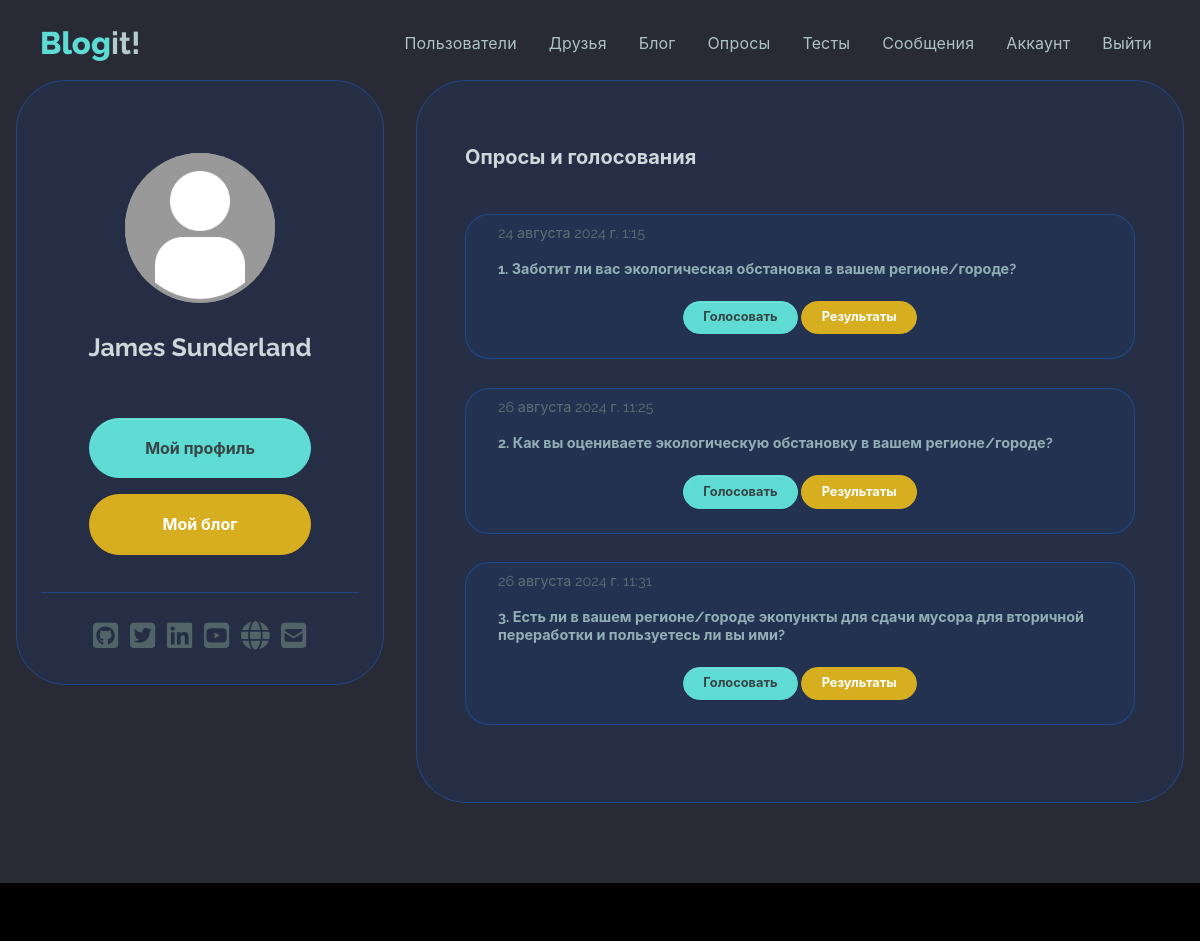
The app's page /polls/ (signed in) with its own data.
### users/models.py (models this page shows, shortened)
class Profile(models.Model):
    user = models.OneToOneField(User, on_delete=models.CASCADE)
    name = models.CharField(max_length=50, blank=True, null=True)
    email = models.EmailField(max_length=50,  blank=True, null=True)
    username = models.CharField(max_length=50, blank=True, null=True)
    summary = models.CharField(max_length=100, blank=True, null=True)
    city = models.CharField(max_length=20, blank=True, null=True)
    profession = models.CharField(max_length=50, blank=True, null=True)
    about = models.TextField(blank=True, null=True)
    image = models.ImageField(null=True, blank=True, upload_to='profile_images', default='profile_images/default.jpg')
    github = models.CharField(max_length=100, default='https://github.com')
    twitter = models.CharField(max_length=100,  default='https://twitter.com')
    linkedin = models.CharField(max_length=100, default='https://linkedin.com')
    youtube = models.CharField(max_length=100, default='https://youtube.com')
    website = models.CharField(max_length=100, default='https://mysite.com')
    created = models.DateTimeField(auto_now_add=True)
    follows = models.ManyToManyField('self', related_name='followed_by', symmetrical=False, blank=True)
    class Meta:
        ordering = ['created']
        verbose_name = 'Профиль'
        verbose_name_plural = 'Профили'

### polls/models.py (models this page shows, shortened)
class Question(models.Model):
    name = models.CharField(max_length=300)
    published = models.DateTimeField(auto_now_add=True)
    class Meta:
        ordering = ['published']
        verbose_name = 'Вопрос'
        verbose_name_plural = 'Вопросы'

### polls/views.py (the view)
# urls.py: path('polls/', views.questions, name='questions'),
@login_required()
def questions(request):
    profile = request.user.profile
    questions = Question.objects.all()
    custom_range, questions = paginateObjects(request, questions, 3)
    context = {'questions': questions, 'custom_range': custom_range, 'profile': profile}
    return render(request, 'polls/questions.html', context)

### users/utils.py (called while the page is built)
def paginateObjects(request, objects, results):
    page = request.GET.get('page')
    paginator = Paginator(objects, results)
    try:
        objects = paginator.page(page)
    except PageNotAnInteger:
        page = 1
        objects = paginator.page(page)
    except EmptyPage:
        page = paginator.num_pages
        objects = paginator.page(page)
    leftIndex = (int(page) - 4)
    if leftIndex < 1:
        leftIndex = 1
    rightIndex = (int(page) + 5)
    if rightIndex > paginator.num_pages:
        rightIndex = paginator.num_pages + 1
    custom_range = range(leftIndex, rightIndex)
    return custom_range, objects

### polls/templates/polls/questions.html (shortened to what this page needs)
{% extends 'base.html' %}
{% block content %}
    <section>
        <main class="mt-5 mb-5">
            <div class="container">
                <div class="main-body">
                    <div class="row">
                        <div class="col-lg-4">
                            <div class="card p-3 card-soft-primary">
                                <div class="card-body">
                                    <div class="d-flex flex-column align-items-center text-center">
                                        <div class="profile-image-wrapper mt-5">
                                            <div class="profile-image">
                                                <img src="{{ profile.image.url }}" alt="profile" />
                                            </div>
                                        </div>
                                        <div class="mt-1">
                                            <h5 class="fw-bold fs-2 text-200 mb-5 text-center">{{ profile.name }}</h5>
                                            <div class="text-center">
                                                <div class="col-12 d-grid">
                                                    <div class="text-center">
                                                        <a class="btn btn-primary rounded-pill my-2 col-9"
                                                           href="{% url 'account' %}">Мой профиль</a>
                                                        <a class="btn btn-warning rounded-pill my-2 col-9"
                                                           href="{% url 'blog:my-blog' %}">Мой блог</a>
                                                    </div>
                                                </div>
                                            </div>
                                        </div>
                                    </div>
                                    <hr class="my-4">
                                    <div class="text-center">{% include 'socials.html' %}</div>
                                </div>
                            </div>
                        </div>
                        <div class="col-lg-8">
                            <div class="card p-3 h-100 card-soft-primary">
                                <div class="profile-card-body">
                                    <div class="row mb-3">
                                        <div class="col-12">
                                            <h6 class="fw-bold fs-1 text-200 my-3">Опросы и голосования</h6>
                                        </div>
                                    </div>
                                    <div>
                                        {% for question in questions %}
                                            <div class="message-card card-soft-primary mt-4">
                                                <div class="card-body px-4">
                                                    <span class="text-end">{{ question.published }}</span>
                                                    <h6 class="fs--1 text-400 py-3">{{ question.name }}</h6>
                                                    <div class="text-center mb-3">
                                                        <a href="{% url 'polls:question' question.id %}"
                                                           class="btn btn-primary rounded-pill btn-sm">Голосовать</a>
                                                        <a href="{% url 'polls:results' question.id %}"
                                                           class="btn btn-warning rounded-pill btn-sm">Результаты</a>
                                                    </div>
                                                </div>
                                            </div>
                                        {% endfor %}
                                    </div>
                                </div>
                            </div>
                        </div>
                    </div>
                </div>
            </div>
        </main>
    </section>
{% endblock %}

### records on screen
Profile: image (placeholder picture), name "James Sunderland"
Question: published "24 августа 2024 г. 1:15", name "1. Заботит ли вас экологическая обстановка в вашем регионе/городе?"
Question: published "26 августа 2024 г. 11:25", name "2. Как вы оцениваете экологическую обстановку в вашем регионе/городе?"
Question: published "26 августа 2024 г. 11:31", name "3. Есть ли в вашем регионе/городе экопункты для сдачи мусора для вторичной переработки и пользуетесь ли вы ими?"
